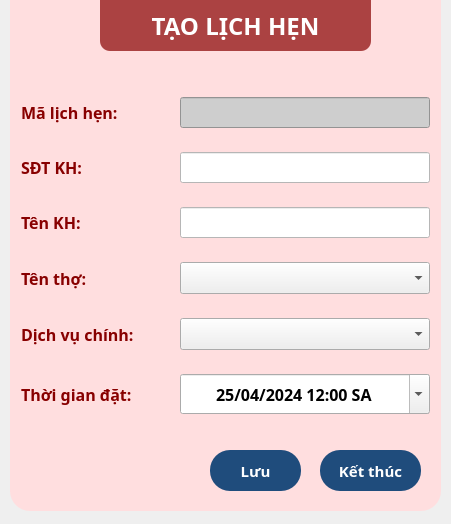
<?xml version="1.0" encoding="UTF-8"?>
<ui version="4.0">
 <class>booking_form</class>
 <widget class="QDialog" name="booking_form">
  <property name="geometry">
   <rect>
    <x>0</x>
    <y>0</y>
    <width>451</width>
    <height>524</height>
   </rect>
  </property>
  <property name="windowTitle">
   <string>Đặt lịch</string>
  </property>
  <property name="windowIcon">
   <iconset resource="bg_img.qrc">
    <normaloff>:/img/Barbershop/2.png</normaloff>:/img/Barbershop/2.png</iconset>
  </property>
  <property name="styleSheet">
   <string notr="true">QPushButton{
	padding: 10 0 10 0;
	border-radius: 20;
	color: rgb(255, 255, 255);
	background-color: rgb(31, 76, 124);
}
QPushButton:hover{
	background-color: rgb(46, 123, 175);
}
QPushButton:pressed{
	background-color: rgb(10, 158, 69);
}</string>
  </property>
  <widget class="QGroupBox" name="groupBox_2">
   <property name="geometry">
    <rect>
     <x>10</x>
     <y>90</y>
     <width>431</width>
     <height>411</height>
    </rect>
   </property>
   <property name="font">
    <font>
     <family>Noto Sans</family>
     <pointsize>16</pointsize>
     <weight>75</weight>
     <bold>true</bold>
    </font>
   </property>
   <property name="styleSheet">
    <string notr="true">QGroupBox{
	border: 0;
}</string>
   </property>
   <property name="title">
    <string/>
   </property>
   <widget class="QGroupBox" name="groupBox">
    <property name="geometry">
     <rect>
      <x>10</x>
      <y>-20</y>
      <width>411</width>
      <height>371</height>
     </rect>
    </property>
    <property name="styleSheet">
     <string notr="true">QGroupBox{
	border: 0px;
}

QLineEdit{
	background-color: rgb(255, 255, 255);
}
QLabel {
	color: rgb(136, 0, 0);
}</string>
    </property>
    <layout class="QGridLayout" name="gridLayout">
     <property name="leftMargin">
      <number>1</number>
     </property>
     <property name="rightMargin">
      <number>1</number>
     </property>
     <item row="1" column="0">
      <widget class="QLabel" name="label_3">
       <property name="font">
        <font>
         <family>Noto Sans</family>
         <pointsize>12</pointsize>
         <weight>75</weight>
         <bold>true</bold>
        </font>
       </property>
       <property name="text">
        <string>SĐT KH:</string>
       </property>
      </widget>
     </item>
     <item row="3" column="0">
      <widget class="QLabel" name="label_5">
       <property name="font">
        <font>
         <family>Noto Sans</family>
         <pointsize>12</pointsize>
         <weight>75</weight>
         <bold>true</bold>
        </font>
       </property>
       <property name="text">
        <string>Tên thợ:</string>
       </property>
      </widget>
     </item>
     <item row="0" column="1">
      <widget class="QLineEdit" name="ma_lich_edit">
       <property name="minimumSize">
        <size>
         <width>200</width>
         <height>0</height>
        </size>
       </property>
       <property name="maximumSize">
        <size>
         <width>250</width>
         <height>16777215</height>
        </size>
       </property>
       <property name="font">
        <font>
         <family>Noto Sans</family>
         <pointsize>12</pointsize>
        </font>
       </property>
       <property name="styleSheet">
        <string notr="true">background-color: rgb(206, 206, 206);</string>
       </property>
       <property name="alignment">
        <set>Qt::AlignCenter</set>
       </property>
       <property name="readOnly">
        <bool>true</bool>
       </property>
      </widget>
     </item>
     <item row="1" column="1">
      <widget class="QLineEdit" name="sdt_kh_lich_edit">
       <property name="minimumSize">
        <size>
         <width>200</width>
         <height>0</height>
        </size>
       </property>
       <property name="maximumSize">
        <size>
         <width>250</width>
         <height>16777215</height>
        </size>
       </property>
       <property name="font">
        <font>
         <family>Noto Sans</family>
         <pointsize>12</pointsize>
        </font>
       </property>
       <property name="alignment">
        <set>Qt::AlignCenter</set>
       </property>
      </widget>
     </item>
     <item row="5" column="1">
      <widget class="QDateTimeEdit" name="time_lich_chkbx">
       <property name="minimumSize">
        <size>
         <width>200</width>
         <height>20</height>
        </size>
       </property>
       <property name="maximumSize">
        <size>
         <width>250</width>
         <height>40</height>
        </size>
       </property>
       <property name="font">
        <font>
         <family>Noto Sans</family>
         <pointsize>12</pointsize>
         <weight>75</weight>
         <bold>true</bold>
        </font>
       </property>
       <property name="locale">
        <locale language="Vietnamese" country="Vietnam"/>
       </property>
       <property name="alignment">
        <set>Qt::AlignCenter</set>
       </property>
       <property name="date">
        <date>
         <year>2024</year>
         <month>4</month>
         <day>25</day>
        </date>
       </property>
       <property name="currentSection">
        <enum>QDateTimeEdit::DaySection</enum>
       </property>
       <property name="displayFormat">
        <string>dd/MM/yyyy h:mm AP</string>
       </property>
       <property name="calendarPopup">
        <bool>true</bool>
       </property>
       <property name="timeSpec">
        <enum>Qt::LocalTime</enum>
       </property>
      </widget>
     </item>
     <item row="2" column="0">
      <widget class="QLabel" name="label_4">
       <property name="font">
        <font>
         <family>Noto Sans</family>
         <pointsize>12</pointsize>
         <weight>75</weight>
         <bold>true</bold>
        </font>
       </property>
       <property name="text">
        <string>Tên KH:</string>
       </property>
      </widget>
     </item>
     <item row="0" column="0">
      <widget class="QLabel" name="label_2">
       <property name="font">
        <font>
         <family>Noto Sans</family>
         <pointsize>12</pointsize>
         <weight>75</weight>
         <bold>true</bold>
        </font>
       </property>
       <property name="text">
        <string>Mã lịch hẹn:</string>
       </property>
      </widget>
     </item>
     <item row="2" column="1">
      <widget class="QLineEdit" name="ten_kh_lich_edit">
       <property name="minimumSize">
        <size>
         <width>200</width>
         <height>0</height>
        </size>
       </property>
       <property name="maximumSize">
        <size>
         <width>250</width>
         <height>16777215</height>
        </size>
       </property>
       <property name="font">
        <font>
         <family>Noto Sans</family>
         <pointsize>12</pointsize>
        </font>
       </property>
       <property name="alignment">
        <set>Qt::AlignCenter</set>
       </property>
      </widget>
     </item>
     <item row="4" column="0">
      <widget class="QLabel" name="label_6">
       <property name="font">
        <font>
         <family>Noto Sans</family>
         <pointsize>12</pointsize>
         <weight>75</weight>
         <bold>true</bold>
        </font>
       </property>
       <property name="text">
        <string>Dịch vụ chính:</string>
       </property>
      </widget>
     </item>
     <item row="5" column="0">
      <widget class="QLabel" name="label_7">
       <property name="font">
        <font>
         <family>Noto Sans</family>
         <pointsize>12</pointsize>
         <weight>75</weight>
         <bold>true</bold>
        </font>
       </property>
       <property name="text">
        <string>Thời gian đặt:</string>
       </property>
      </widget>
     </item>
     <item row="3" column="1">
      <widget class="QComboBox" name="ma_tho_chkbx">
       <property name="minimumSize">
        <size>
         <width>0</width>
         <height>32</height>
        </size>
       </property>
       <property name="font">
        <font>
         <family>Noto Sans</family>
         <pointsize>12</pointsize>
        </font>
       </property>
      </widget>
     </item>
     <item row="4" column="1">
      <widget class="QComboBox" name="dich_vu_lich_chkbx">
       <property name="minimumSize">
        <size>
         <width>0</width>
         <height>32</height>
        </size>
       </property>
       <property name="font">
        <font>
         <family>Noto Sans</family>
         <pointsize>12</pointsize>
        </font>
       </property>
      </widget>
     </item>
    </layout>
   </widget>
   <widget class="QPushButton" name="luu_lich_btn">
    <property name="geometry">
     <rect>
      <x>200</x>
      <y>360</y>
      <width>91</width>
      <height>41</height>
     </rect>
    </property>
    <property name="font">
     <font>
      <family>Noto Sans</family>
      <pointsize>11</pointsize>
      <weight>75</weight>
      <bold>true</bold>
     </font>
    </property>
    <property name="text">
     <string>Lưu</string>
    </property>
   </widget>
   <widget class="QPushButton" name="ket_thuc_lich_btn">
    <property name="geometry">
     <rect>
      <x>310</x>
      <y>360</y>
      <width>101</width>
      <height>41</height>
     </rect>
    </property>
    <property name="font">
     <font>
      <family>Noto Sans</family>
      <pointsize>11</pointsize>
      <weight>75</weight>
      <bold>true</bold>
     </font>
    </property>
    <property name="text">
     <string>Kết thúc</string>
    </property>
   </widget>
  </widget>
  <widget class="QWidget" name="widget_5" native="true">
   <property name="geometry">
    <rect>
     <x>10</x>
     <y>-20</y>
     <width>431</width>
     <height>531</height>
    </rect>
   </property>
   <property name="styleSheet">
    <string notr="true">border-radius: 20px;
background-color: rgb(255, 222, 223);
color: rgb(136, 0, 0);
</string>
   </property>
  </widget>
  <widget class="QLabel" name="label_15">
   <property name="geometry">
    <rect>
     <x>100</x>
     <y>0</y>
     <width>271</width>
     <height>51</height>
    </rect>
   </property>
   <property name="font">
    <font>
     <family>Noto Sans</family>
     <pointsize>18</pointsize>
     <weight>75</weight>
     <bold>true</bold>
    </font>
   </property>
   <property name="styleSheet">
    <string notr="true">color: rgb(255, 255, 255);
background-color: rgba(136, 0, 0, 70%);
border-radius: 0px;
border-bottom-left-radius: 10px;
border-bottom-right-radius: 10px;</string>
   </property>
   <property name="text">
    <string>TẠO LỊCH HẸN</string>
   </property>
   <property name="alignment">
    <set>Qt::AlignCenter</set>
   </property>
  </widget>
  <zorder>widget_5</zorder>
  <zorder>groupBox_2</zorder>
  <zorder>label_15</zorder>
 </widget>
 <tabstops>
  <tabstop>ma_lich_edit</tabstop>
  <tabstop>sdt_kh_lich_edit</tabstop>
  <tabstop>ten_kh_lich_edit</tabstop>
  <tabstop>ma_tho_chkbx</tabstop>
  <tabstop>dich_vu_lich_chkbx</tabstop>
  <tabstop>time_lich_chkbx</tabstop>
  <tabstop>luu_lich_btn</tabstop>
  <tabstop>ket_thuc_lich_btn</tabstop>
 </tabstops>
 <resources>
  <include location="bg_img.qrc"/>
 </resources>
 <connections/>
</ui>
